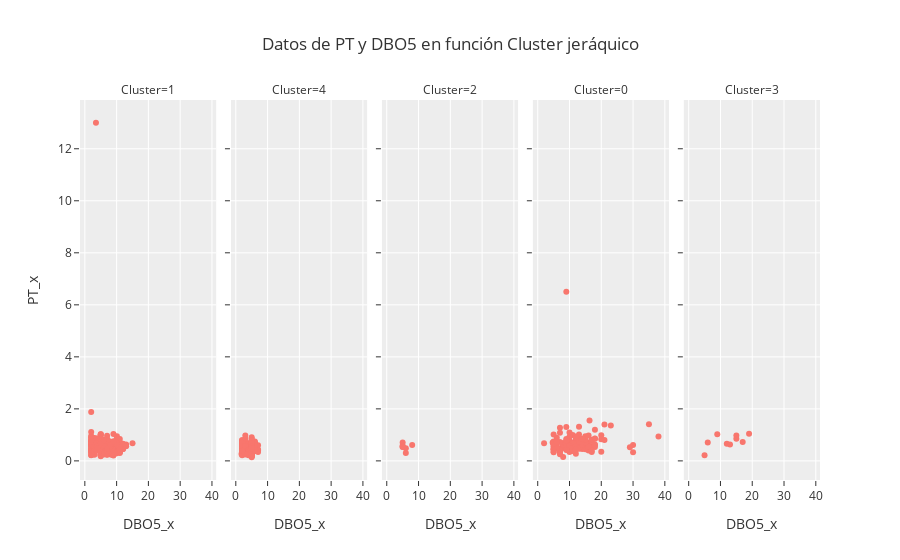

The notebook cell this image was saved under:
### Code cell
fig2 = px.scatter(
  data_2, x=data_2['DBO5_x'], y=data_2["PT_x"], 
  template="ggplot2", facet_col = data_2['Cluster']
, title="Datos de PT y DBO5 en función Cluster jeráquico",)
fig2

### Figure 1 — Plotly figure (JSON) as saved in the notebook; plotly's stock layout.template omitted (floating-point values rounded to 4 significant figures; data arrays with more than 128 entries replaced by an {"elided": "..."} marker saying what was removed)
{"data": [{"hovertemplate": "Cluster=1<br>DBO5_x=%{x}<br>PT_x=%{y}<extra></extra>", "legendgroup": "", "marker": {"color": "#F8766D", "symbol": "circle"}, "mode": "markers", "name": "", "orientation": "v", "showlegend": false, "type": "scatter", "x": {"elided": "266 float values"}, "xaxis": "x", "y": {"elided": "266 float values"}, "yaxis": "y"}, {"hovertemplate": "Cluster=4<br>DBO5_x=%{x}<br>PT_x=%{y}<extra></extra>", "legendgroup": "", "marker": {"color": "#F8766D", "symbol": "circle"}, "mode": "markers", "name": "", "orientation": "v", "showlegend": false, "type": "scatter", "x": {"elided": "167 float values"}, "xaxis": "x2", "y": {"elided": "167 float values"}, "yaxis": "y2"}, {"hovertemplate": "Cluster=2<br>DBO5_x=%{x}<br>PT_x=%{y}<extra></extra>", "legendgroup": "", "marker": {"color": "#F8766D", "symbol": "circle"}, "mode": "markers", "name": "", "orientation": "v", "showlegend": false, "type": "scatter", "x": [5, 5, 5, 8, 6, 6, 5], "xaxis": "x3", "y": [0.53, 0.58, 0.71, 0.61, 0.49, 0.3, 0.54], "yaxis": "y3"}, {"hovertemplate": "Cluster=0<br>DBO5_x=%{x}<br>PT_x=%{y}<extra></extra>", "legendgroup": "", "marker": {"color": "#F8766D", "symbol": "circle"}, "mode": "markers", "name": "", "orientation": "v", "showlegend": false, "type": "scatter", "x": {"elided": "175 float values"}, "xaxis": "x4", "y": {"elided": "175 float values"}, "yaxis": "y4"}, {"hovertemplate": "Cluster=3<br>DBO5_x=%{x}<br>PT_x=%{y}<extra></extra>", "legendgroup": "", "marker": {"color": "#F8766D", "symbol": "circle"}, "mode": "markers", "name": "", "orientation": "v", "showlegend": false, "type": "scatter", "x": [5, 9, 6, 19, 15, 12, 17, 15, 13], "xaxis": "x5", "y": [0.22, 1.02, 0.71, 1.04, 0.98, 0.66, 0.73, 0.85, 0.63], "yaxis": "y5"}], "layout": {"annotations": [{"font": {}, "showarrow": false, "text": "Cluster=1", "x": 0.092, "xanchor": "center", "xref": "paper", "y": 1, "yanchor": "bottom", "yref": "paper"}, {"font": {}, "showarrow": false, "text": "Cluster=4", "x": 0.296, "xanchor": "center", "xref": "paper", "y": 1, "yanchor": "bottom", "yref": "paper"}, {"font": {}, "showarrow": false, "text": "Cluster=2", "x": 0.5, "xanchor": "center", "xref": "paper", "y": 1, "yanchor": "bottom", "yref": "paper"}, {"font": {}, "showarrow": false, "text": "Cluster=0", "x": 0.704, "xanchor": "center", "xref": "paper", "y": 1, "yanchor": "bottom", "yref": "paper"}, {"font": {}, "showarrow": false, "text": "Cluster=3", "x": 0.908, "xanchor": "center", "xref": "paper", "y": 1, "yanchor": "bottom", "yref": "paper"}], "legend": {"tracegroupgap": 0}, "title": {"text": "Datos de PT y DBO5 en función Cluster jeráquico"}, "xaxis": {"anchor": "y", "domain": [0, 0.184], "title": {"text": "DBO5_x"}}, "xaxis2": {"anchor": "y2", "domain": [0.204, 0.388], "matches": "x", "title": {"text": "DBO5_x"}}, "xaxis3": {"anchor": "y3", "domain": [0.408, 0.592], "matches": "x", "title": {"text": "DBO5_x"}}, "xaxis4": {"anchor": "y4", "domain": [0.612, 0.796], "matches": "x", "title": {"text": "DBO5_x"}}, "xaxis5": {"anchor": "y5", "domain": [0.816, 1], "matches": "x", "title": {"text": "DBO5_x"}}, "yaxis": {"anchor": "x", "domain": [0, 1], "title": {"text": "PT_x"}}, "yaxis2": {"anchor": "x2", "domain": [0, 1], "matches": "y", "showticklabels": false}, "yaxis3": {"anchor": "x3", "domain": [0, 1], "matches": "y", "showticklabels": false}, "yaxis4": {"anchor": "x4", "domain": [0, 1], "matches": "y", "showticklabels": false}, "yaxis5": {"anchor": "x5", "domain": [0, 1], "matches": "y", "showticklabels": false}}}
